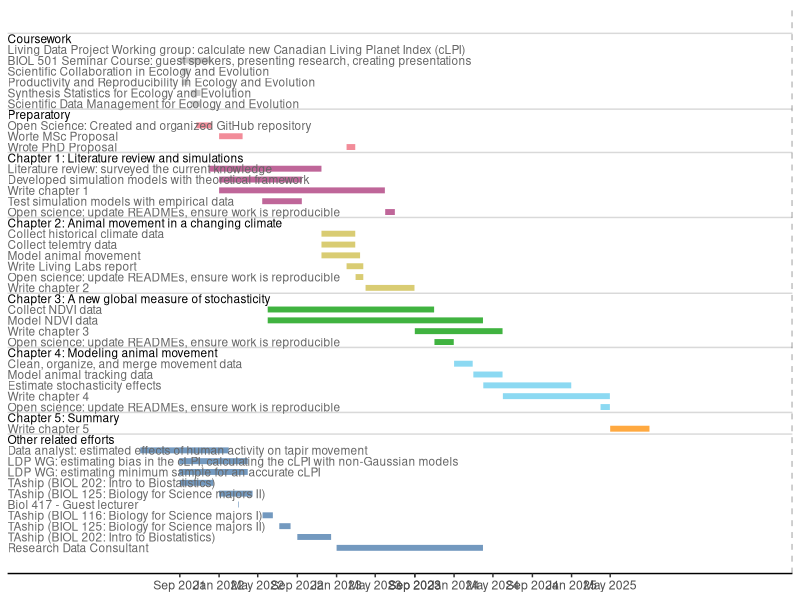

The R script that drew this image:
## ---- chunk 1
library('tibble')    # for fancy data frames
library('dplyr')     # for piping and data wrangling
library('lubridate') # for working with dates
library('stringi')   # for working with character strings
library('ggplot2')   # for plotting the timeline
# library('ggrepel')   # for non-overlapping ggplot labels
theme_set(theme_classic() +
            theme(axis.line.y = element_blank(),
                  legend.position = 'none'))

# curstom color-vision deficient palette
pal <- c('#4477AA', '#ff8c00', '#66CCEE', '#009900',
                  '#CCBB44', '#AA3377', '#EE6677', '#BBBBBB')
                  
t_breaks <- tibble(dates = c('2021-09-01',
                             '2022-01-01', '2022-05-01', '2022-09-01',
                             '2023-01-01', '2023-05-01', '2023-09-01',
                             '2024-01-01', '2024-05-01', '2024-09-01',
                             '2025-01-01', '2025-05-01', '2023-09-01') %>%
                     date(),
                   dec = decimal_date(dates),
                   strings = paste(month.abb[month(dates)], year(dates)))

tasks <-
  readr::read_csv('timeline.csv', col_types = 'ccDD') %>%
  mutate(header = purrr::map2_lgl(section, task, grepl),
         section = factor(section,
                          levels = c('Other', 'Chapter 5', 'Chapter 4',
                                     'Chapter 3', 'Chapter 2', 'Chapter 1',
                                     'Preparatory', 'Coursework'))) %>%
  arrange(section, desc(start), desc(end)) %>%
  mutate(dec_start = lubridate::decimal_date(start),
         dec_end = lubridate::decimal_date(end),
         dec_mid = purrr::map2_dbl(dec_start, dec_end, \(x, y) (x + y) / 2),
         task = factor(task, levels = unique(task)),
         id = 1:n(),
         completed = end <= Sys.Date(),
         # task = stri_replace_all(task, regex = ':', replacement = ':\n'),
         # re-format all special characters (only needed if parse = TRUE)
         # task = stri_replace_all(task, regex = ' ', replacement = '~'),
         # task = stri_replace_all(task, regex = '\'', replacement = "\\'"),
         # task = stri_replace_all(task, regex = '~in~', replacement='~\'in\'~'),
         # task = stri_replace_all(task, regex = ',', replacement = ''),
         # task = stri_replace_all(task, regex ='for~', replacement='\'for\'~'),
         # make headers bold (removed because numbers cannot be bold)
         #task = if_else(header, paste0('bold(', task, ')'), task),
  )

# tasks %>%
#   transmute(Task = task, `Start date` = start, `End date` = end) %>%
#   knitr::kable(caption = 'Estimated timeline for my Master\'s project.')
ggplot(tasks, aes(y = id)) +
  geom_hline(aes(yintercept = id + 0.5), filter(tasks, header), alpha = 0.15) +
  geom_vline(xintercept = decimal_date(Sys.Date()), lty = 'dashed', alpha = 0.5) +
  geom_errorbar(aes(xmin = dec_start, xmax = dec_end, color = section),
                width = 0, linewidth = 2, alpha = 0.75) +
  #' use `ggrepel::geom_label_repel()` for repelling labels
  geom_text(aes(2020.2, label = task, color = header), hjust = 'left',
            size = 3, parse = FALSE) +
  scale_x_continuous(NULL, breaks = t_breaks$dec, labels = t_breaks$strings,
                     expand = c(0, 0)) +
  scale_y_continuous(NULL, breaks = NULL) +
  scale_color_manual(NULL, values = c('black', 'grey40', pal),
                     breaks = c(TRUE, FALSE, levels(tasks$section)))
